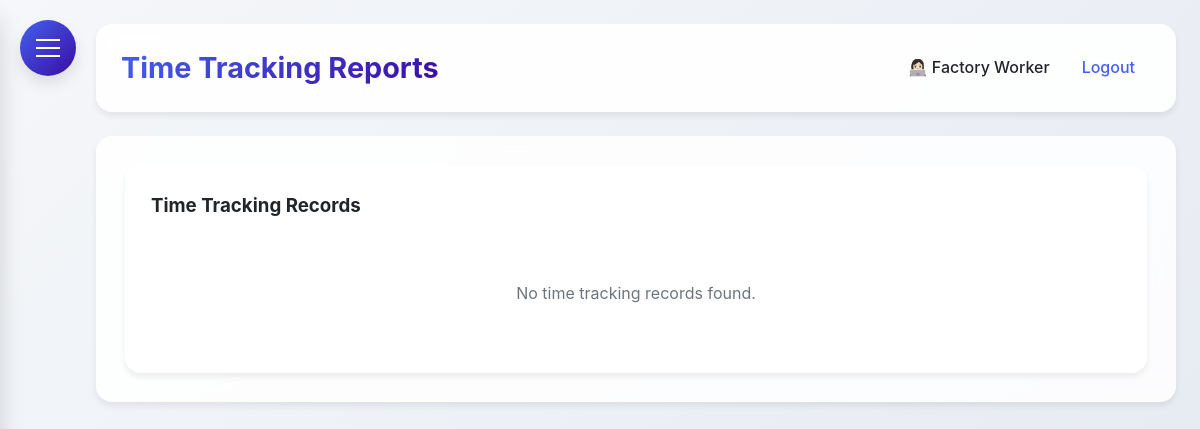
The page /time_reports (signed in) on the database as committed earlier.
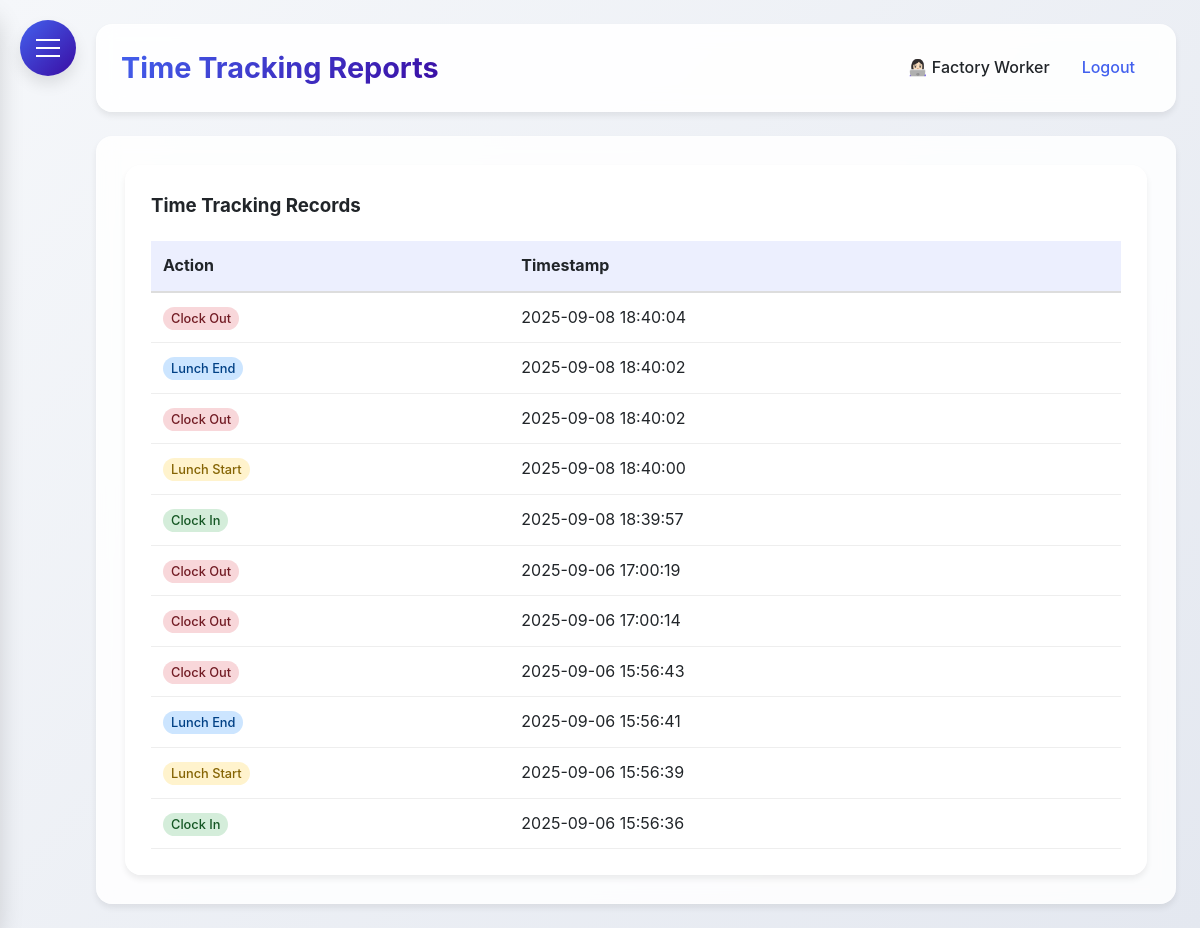
The same page on the database as committed later.
### HerculesSystem.py (models this page shows, shortened)
class Employee(UserMixin, db.Model):
    id = db.Column(db.Integer, primary_key=True)
    username = db.Column(db.String(80), unique=True, nullable=False)
    password = db.Column(db.String(120), nullable=False)
    full_name = db.Column(db.String(120), nullable=False)
    email = db.Column(db.String(120), unique=True, nullable=False)
    nationality = db.Column(db.String(80), nullable=False)  # Added nationality
    employee_id = db.Column(db.String(80), unique=True, nullable=False)  # Added employee ID
    hire_date = db.Column(db.Date)
    is_admin = db.Column(db.Boolean, default=False)
    user_type = db.Column(db.String(20), default='employee')  # admin, supervisor, office, factory
    last_clock_in = db.Column(db.DateTime)
    last_clock_out = db.Column(db.DateTime)
    last_lunch_start = db.Column(db.DateTime)
    last_lunch_end = db.Column(db.DateTime)

class TimeTracking(db.Model):
    __tablename__ = 'time_tracking'
    id = db.Column(db.Integer, primary_key=True)
    employee_id = db.Column(db.Integer, db.ForeignKey('employee.id'), nullable=False)
    action_type = db.Column(db.String(20), nullable=False)  #clock_in, clock_out, lunch_start, lunch_end
    timestamp = db.Column(db.DateTime, nullable=True)
    latitude = db.Column(db.Float, nullable=True)
    longitude = db.Column(db.Float, nullable=True)
    address = db.Column(db.String(200), nullable=True)
    status = db.Column(db.String(20), nullable=True)    # in/out office
    ip_address = db.Column(db.String(45), nullable=True)
    employee = db.relationship('Employee', backref=db.backref('time_entries', lazy=True))

### HerculesSystem.py (the view)
@app.route('/time_reports', methods=['GET'])
@login_required
def time_reports():
    now = datetime.now(MYT)
    employee_id = request.args.get('employee_id')
    start_date = request.args.get('start_date')
    end_date = request.args.get('end_date')
    status = request.args.get('status')
    employees = Employee.query.all() if current_user.user_type == 'admin' else []
    query = TimeTracking.query
    if current_user.user_type != 'admin':
        query = query.filter(TimeTracking.employee_id == current_user.id)
    else:
        query = query.join(Employee, TimeTracking.employee_id == Employee.id)
    if employee_id:
        query = query.filter(TimeTracking.employee_id == employee_id)
    if start_date:
        query = query.filter(func.date(TimeTracking.timestamp) >= start_date)
    if end_date:
        query = query.filter(func.date(TimeTracking.timestamp) <= end_date)
    if status:
        query = query.filter(TimeTracking.status == status)
    time_records = query.order_by(TimeTracking.timestamp.desc()).all()
    return render_template(
        'time_reports.html',
        time_records=time_records,
        employees=employees,
        now=now,
        MYT=MYT
    )

### HerculesSystem.py (called while the page is built)
@app.after_request
def add_security_headers(response):
    response.headers['Permissions-Policy'] = 'geolocation=()'
    return response

@login_manager.user_loader
def load_user(user_id):
    return db.session.get(Employee, int(user_id))

@app.context_processor
def inject_now():
    return {'now': datetime.utcnow()}

@app.before_request
def before_request():
    if request.url.startswith('https://'):
        new_url = request.url.replace('https://', 'http://', 1)
        return redirect(new_url, code=301)

### templates/time_reports.html (shortened to what this page needs)
{% extends "base.html" %}
{% block content %}
<div class="dashboard-container">
    <div class="glass" style="padding: 25px; border-radius: var(--border-radius-lg);">
        <h3 style="margin-bottom: 20px;">Time Tracking Records</h3>
        {% if time_records %}
        <div style="overflow-x: auto;">
            <table style="width: 100%; border-collapse: collapse;">
                <thead>
                    <tr style="background: rgba(67, 97, 238, 0.1);">
                        <th style="padding: 12px; text-align: left; border-bottom: 2px solid #ddd;">Action</th>
                        <th style="padding: 12px; text-align: left; border-bottom: 2px solid #ddd;">Timestamp</th>
                    </tr>
                </thead>
                <tbody>
                    {% for record in time_records %}
                    <tr>
                        <td style="padding: 12px; border-bottom: 1px solid #eee;">
                            <span style="
                                padding: 4px 8px;
                                border-radius: 12px;
                                font-size: 0.8rem;
                                font-weight: 500;
                                {% if record.action_type == 'clock_in' %}background: #d4edda; color: #155724;
                                {% elif record.action_type == 'clock_out' %}background: #f8d7da; color: #721c24;
                                {% elif record.action_type == 'lunch_start' %}background: #fff3cd; color: #856404;
                                {% elif record.action_type == 'lunch_end' %}background: #cce5ff; color: #004085;
                                {% endif %}
                            ">
                                {{ record.action_type.replace('_', ' ').title() }}
                            </span>
                        </td>
                        <td style="padding: 12px; border-bottom: 1px solid #eee;">{{ record.timestamp.strftime('%Y-%m-%d %H:%M:%S') }}</td>
                    </tr>
                    {% endfor %}
                </tbody>
            </table>
        </div>
        {% else %}
        <p style="text-align: center; color: var(--gray); padding: 40px;">No time tracking records found.</p>
        {% endif %}
    </div>
</div>
{% endblock %}

### templates/base.html (shortened to what this page needs)
<!DOCTYPE html>
<html lang="en">
<head>
</head>
<body>
    <div class="hamburger-menu" id="hamburgerMenu">
        <span></span>
    </div>
    <div class="main-content" id="mainContent">
        <div class="header">
            <h1>{% block header %}Hercules HR{% endblock %}</h1>
            <div class="user-info">
                {% if current_user.is_authenticated %}
                <span>👩🏻‍💻 {{ current_user.full_name }}</span>
                <a href="{{ url_for('logout') }}">Logout</a>
                {% else %}
                <a href="{{ url_for('login') }}">Login</a>
                {% endif %}
            </div>
        </div>
        <div class="content">
            {% block content %}{% endblock %}
        </div>
    </div>
</body>
</html>

### templates/base.html (style rules this page uses)
:root { --primary: #4361ee; --secondary: #3a0ca3; --accent: #7209b7; --success: #4cc9f0; --danger: #f72585; --warning: #fca311; --info: #4895ef; --light: #f8f9fa; --dark: #212529; --gray: #6c757d; --gradient-primary: linear-gradient(135deg, #4361ee, #3a0ca3); --gradient-accent: linear-gradient(135deg, #7209b7, #f72585); --shadow-sm: 0 4px 6px rgba(0, 0, 0, 0.07); --shadow-md: 0 8px 15px rgba(0, 0, 0, 0.1); --shadow-lg: 0 15px 25px rgba(0, 0, 0, 0.15); --border-radius: 12px; --border-radius-lg: 16px; --border-radius-xl: 20px; --sidebar-radius: 20px; }
* { margin: 0; padding: 0; box-sizing: border-box; font-family: 'Inter', 'Segoe UI', system-ui, -apple-system, sans-serif; }
body { display: flex; min-height: 100vh; background: linear-gradient(135deg, #f5f7fa 0%, #e4e8f0 100%); color: var(--dark); line-height: 1.6; }
.glass { background: rgba(255, 255, 255, 0.85); backdrop-filter: blur(10px); border-radius: var(--border-radius); border: 1px solid rgba(255, 255, 255, 0.2); box-shadow: var(--shadow-sm); }
.hamburger-menu { position: fixed; top: 20px; left: 20px; z-index: 1000; cursor: pointer; background: var(--gradient-primary); border-radius: 50%; width: 56px; height: 56px; display: flex; align-items: center; justify-content: center; box-shadow: var(--shadow-md); transition: all 0.3s ease; }
.hamburger-menu span { display: block; width: 24px; height: 2px; background: #fff; position: relative; transition: all 0.3s cubic-bezier(0.4, 0, 0.2, 1); }
.hamburger-menu span:before, .hamburger-menu span:after { content: ''; position: absolute; width: 24px; height: 2px; background: #fff; transition: all 0.3s cubic-bezier(0.4, 0, 0.2, 1); }
.hamburger-menu span:before { top: -8px; }
.hamburger-menu span:after { top: 8px; }
.main-content { flex: 1; padding: 24px; margin-left: 0; transition: margin-left 0.3s cubic-bezier(0.4, 0, 0.2, 1); padding-left: 96px; }
.header { background: rgba(255, 255, 255, 0.9); backdrop-filter: blur(10px); padding: 20px 24px; border-radius: var(--border-radius-lg); box-shadow: var(--shadow-sm); display: flex; justify-content: space-between; align-items: center; margin-bottom: 24px; border: 1px solid rgba(255, 255, 255, 0.2); }
.header h1 { font-size: 1.8rem; font-weight: 700; background: var(--gradient-primary); -webkit-background-clip: text; background-clip: text; color: transparent; }
.user-info { display: flex; align-items: center; gap: 16px; }
.user-info span { color: var(--dark); font-weight: 500; }
.user-info a { color: var(--primary); text-decoration: none; font-weight: 500; transition: all 0.2s ease; padding: 8px 16px; border-radius: 8px; }
.content { background: rgba(255, 255, 255, 0.85); backdrop-filter: blur(10px); padding: 28px; border-radius: var(--border-radius-lg); box-shadow: var(--shadow-sm); border: 1px solid rgba(255, 255, 255, 0.2); }
.content { animation: fadeIn 0.4s ease-out; }

Rows that differ between the two databases and show on the page:
added TimeTracking: action_type.replace "Clock Out", timestamp "2025-09-08 18:40:04"
added TimeTracking: action_type.replace "Lunch End", timestamp "2025-09-08 18:40:02"
added TimeTracking: action_type.replace "Clock Out", timestamp "2025-09-08 18:40:02"
added TimeTracking: action_type.replace "Lunch Start", timestamp "2025-09-08 18:40:00"
added TimeTracking: action_type.replace "Clock In", timestamp "2025-09-08 18:39:57"
added TimeTracking: action_type.replace "Clock Out", timestamp "2025-09-06 17:00:19"
added TimeTracking: action_type.replace "Clock Out", timestamp "2025-09-06 17:00:14"
added TimeTracking: action_type.replace "Clock Out", timestamp "2025-09-06 15:56:43"
added TimeTracking: action_type.replace "Lunch End", timestamp "2025-09-06 15:56:41"
added TimeTracking: action_type.replace "Lunch Start", timestamp "2025-09-06 15:56:39"
added TimeTracking: action_type.replace "Clock In", timestamp "2025-09-06 15:56:36"
Other text that changed with them:
text no longer shown: "No time tracking records found."
text now shown: "Action Timestamp"
